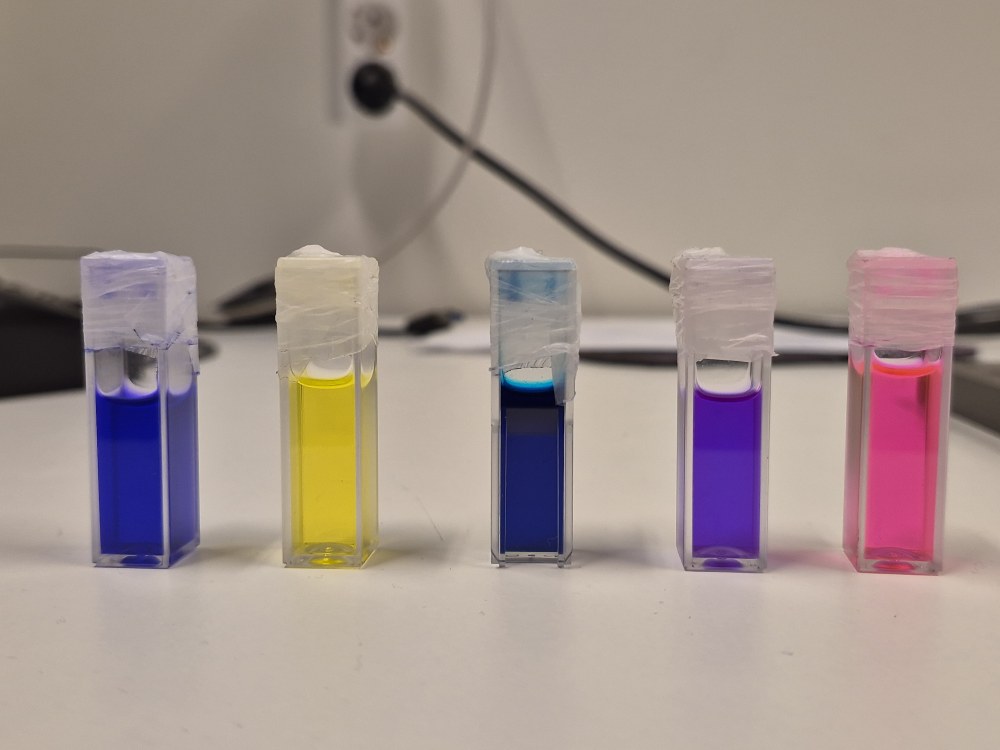
#> input picture photos/setup/20260930_195347.jpg, 4000 x 3000 px (shown at 1/4 size)
$ python fig_basic2025.py
#> lines starting #> are read from the running program, lines starting #| are printed output that depends on the picture; after the words box and inside, x2 and y2 are one past the last pixel; in counts of white or black regions, pixels touching at a corner belong together
"""SI figure: the 2025 mixed-dye set as used at Researchers' Night with the basic version (v1.0.0) of the code.
Columns: cuvette | projected spectrum on the screen (automatic exposure) | absorbance from the basic-version script run_spectra.m
(v1_as_used, run unchanged except for plotting; pixel axis, its own window baseline) | laboratory UV-vis spectrum (normalized).
Photos and UV-vis files: example_data of the basic record (10.5281/zenodo.23400260), to be copied to basic_example_data/;
cuvette photo photos/setup/20260930_195347.jpg. basic2025/v1_A.csv: absorbance saved by run_spectra.m (v1_as_used) run on those photos."""
import numpy as np, cv2, csv
from PIL import Image, ImageOps
import matplotlib; matplotlib.use('Agg'); import matplotlib.pyplot as plt
import os as _os; ROOT = _os.path.dirname(_os.path.dirname(_os.path.abspath(__file__))) + '/'
BASIC = ROOT + 'basic_example_data/'          # example_data folder of the basic record (10.5281/zenodo.23400260), copied here
CUV = ROOT + 'photos/setup/20260930_195347.jpg'
plt.rcParams.update({'font.family': 'DejaVu Sans', 'font.size': 7.5, 'axes.linewidth': 0.7, 'axes.spines.top': False, 'axes.spines.right': False})
COL = [(0.17, 0.31, 0.84), (0.83, 0.66, 0), (0.04, 0.16, 0.42), (0.48, 0.18, 0.82), (0.91, 0.25, 0.54)]   # colors of the basic version
NAMES = ['blue', 'yellow', 'dark blue', 'violet', 'pink']
FILES = ['01_reference_white', '02_sample1_a', '04_sample2', '05_sample3', '06_sample4', '07_sample5']
SHIFT = [(0, 0), (-78, -261), (-22, -51), (-31, 199), (0, -72), (20, 44)]     # (dy, dx) reported by run_spectra.m
BOX = (820, 2010, 1860, 2400)                                                  # crop on the reference photo (x0, y0, x1, y1)
POLY = [[(328, 1000), (792, 1000), (790, 2190), (770, 2265), (365, 2265), (345, 2190)],
        [(1105, 985), (1512, 985), (1508, 2190), (1490, 2262), (1130, 2262), (1112, 2190)],
        [(1945, 990), (2305, 990), (2300, 2185), (2285, 2252), (1965, 2252), (1950, 2185)],
        [(2705, 995), (3110, 995), (3105, 2215), (3085, 2292), (2740, 2292), (2718, 2215)],
        [(3400, 995), (3822, 995), (3818, 2225), (3795, 2302), (3430, 2302), (3410, 2225)]]

def cuvettes():
    img = np.asarray(ImageOps.exif_transpose(Image.open(CUV)).convert('RGB')).astype(float); out = []
    for poly in POLY:
        p = np.array(poly); x0, y0 = p.min(0) - 60; x1, y1 = p.max(0) + 60
        crop = img[y0:y1, x0:x1]; h, w = crop.shape[:2]
        m = np.zeros((h, w), np.uint8); cv2.fillPoly(m, [(p - [x0, y0]).astype(np.int32)], 255)
        bg = crop[cv2.dilate(m, np.ones((25, 25))) == 0]; c = np.clip(crop * (238.0 / np.median(bg, 0)), 0, 255)
        a = cv2.GaussianBlur(m.astype(float) / 255, (0, 0), 3)[..., None]; comp = c * a + 255 * (1 - a)
        ys, xs = np.nonzero(m); out.append(comp[ys.min():ys.max() + 1, xs.min() - 2:xs.max() + 3].astype(np.uint8))
#> this loop made 5 passes
#> pass 1, in cuvettes, `crop = img[y0:y1, x0:x1]`:
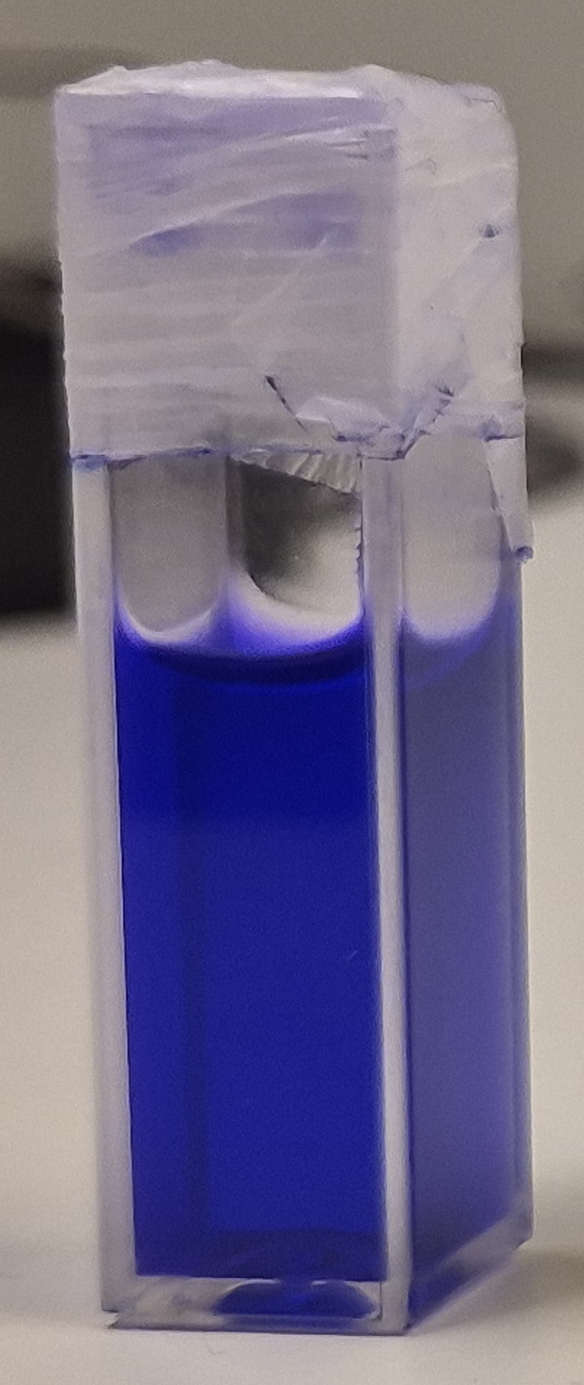
#> crop: shape (1385, 584, 3) float64; mean R, G, B 116.9, 109.7, 137.9
#> pass 1, in cuvettes, `c = np.clip(crop * (238.0 / np.median(bg, 0)), 0, 255)`:
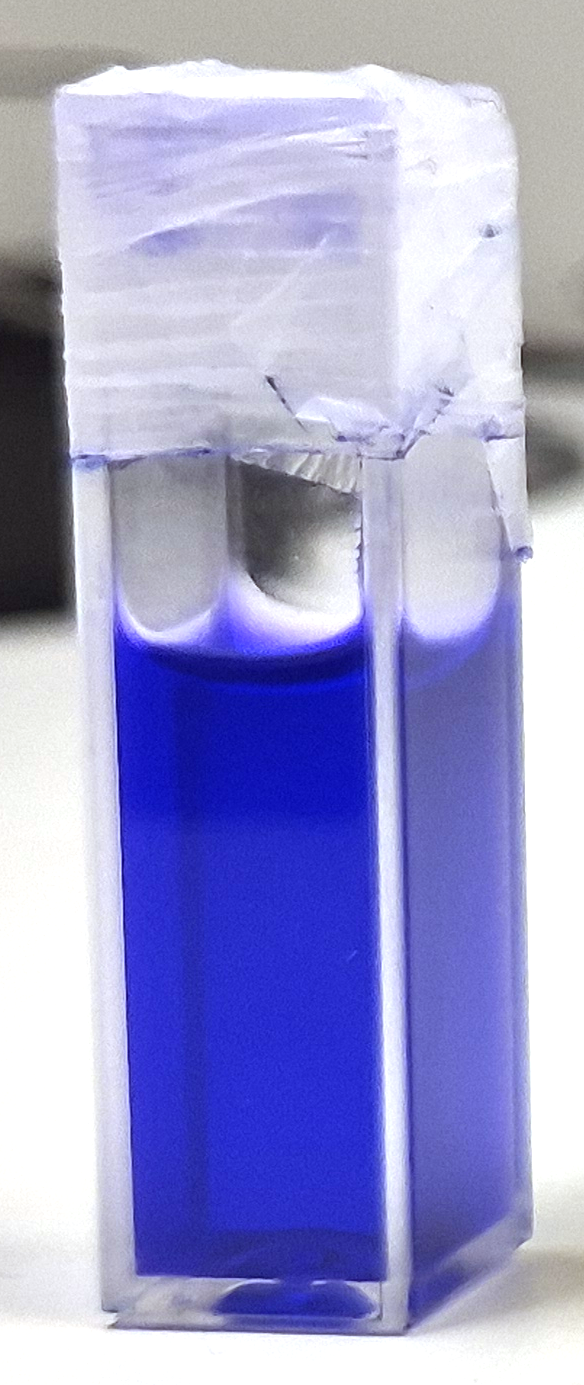
#> c: shape (1385, 584, 3) float64; mean R, G, B 158.5, 158.5, 206.6
#> pass 1, in cuvettes, `a = cv2.GaussianBlur(m.astype(float) / 255, (0, 0), 3)[..., None]`:
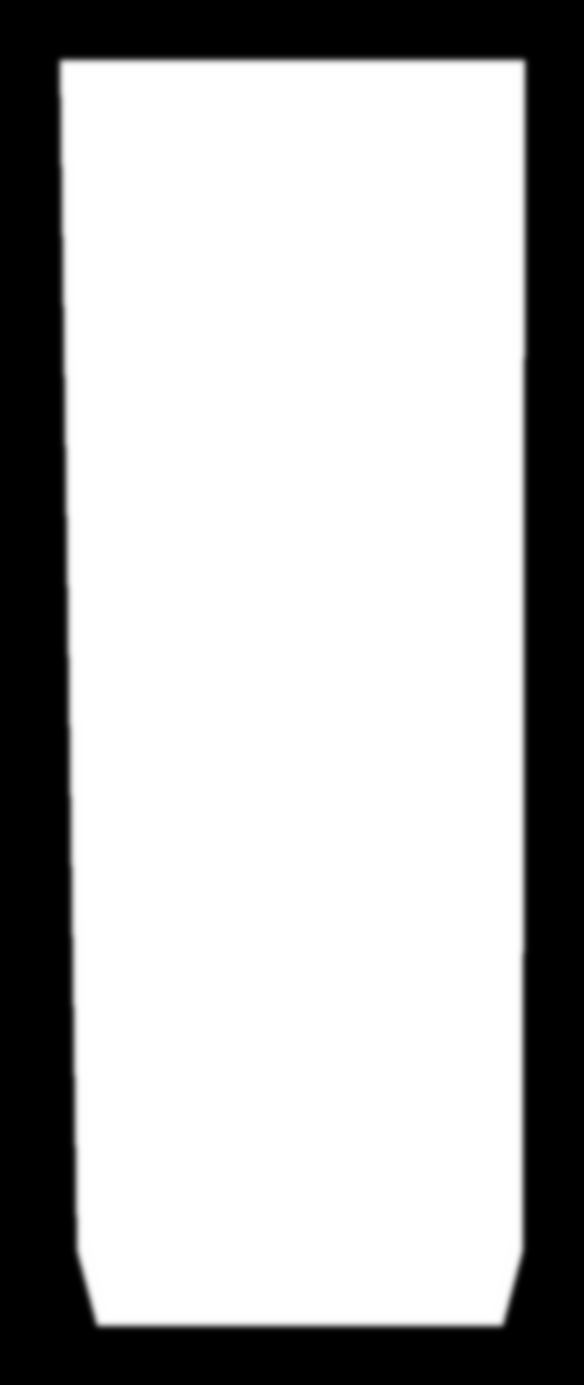
#> a: shape (1385, 584, 1) float64; min 0, max 1, mean 0.71
#> pass 1, in cuvettes, `comp = c * a + 255 * (1 - a)`:
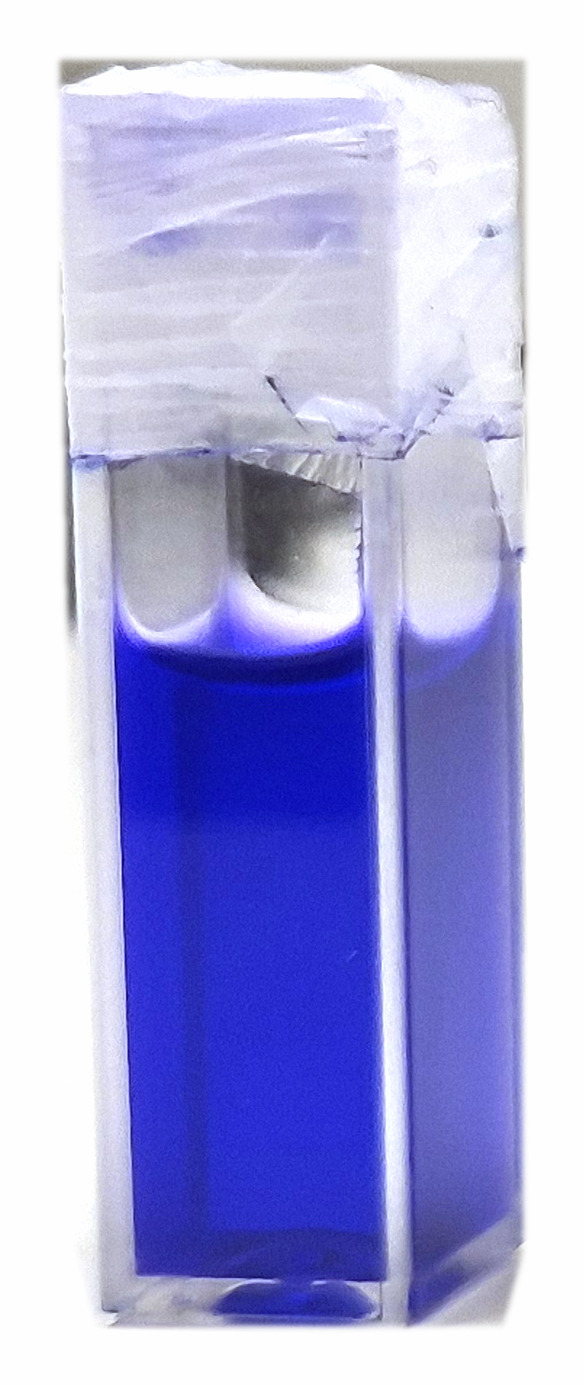
#> comp: shape (1385, 584, 3) float64; mean R, G, B 173.9, 174.2, 222.5; drawn with min black and max white
#> after the loop:
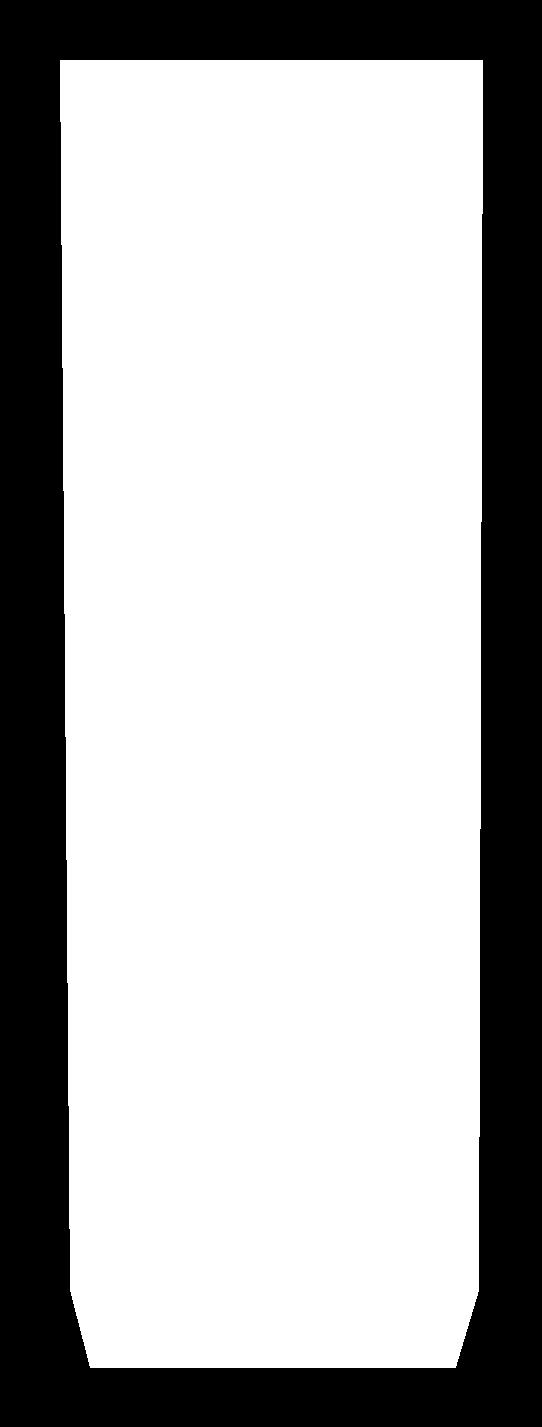
#> m: shape (1427, 542); 70.1% white; 1 black region, box (x1, y1, x2, y2) and area: (0, 0, 542, 1427) 231522
#> after the loop, out = 5 items
    return out

def screen(k):
    im = ImageOps.exif_transpose(Image.open(BASIC + 'photos/' + FILES[k] + '.jpg')).convert('RGB')
    dy, dx = SHIFT[k]; x0, y0, x1, y1 = BOX
    return np.asarray(im.crop((x0 + dx, y0 + dy, x1 + dx, y1 + dy)))     # follow the spectrum as the script did

def lab(k):
    rows = list(csv.reader(open(BASIC + f'uvvis/sample{k}.csv', encoding='utf-8')))[1:]
    w, a = np.array([[float(r[0]), float(r[1])] for r in rows]).T
    a = a - a[(w >= 750) & (w <= 800)].mean(); m = (w >= 400) & (w <= 700); return w[m], a[m] / a[m].max()

V = np.loadtxt(ROOT + 'analysis/basic2025/v1_A.csv', delimiter=','); x = V[:, 0]
T = cuvettes()
#> T = 5 items
fig = plt.figure(figsize=(7.2, 7.4))
gs = fig.add_gridspec(6, 4, width_ratios=[0.3, 1.45, 1.0, 1.0], hspace=0.55, wspace=0.22, left=0.0, right=0.985, top=0.93, bottom=0.07)
for r in range(6):
    a = fig.add_subplot(gs[r, 1]); a.imshow(screen(r)); a.set_xticks([]); a.set_yticks([])
#> (the run stopped early here; a loop or call above may not have finished)

$ run again, with photos/setup/20260930_172634.jpg copied over photos/setup/20260930_195347.jpg
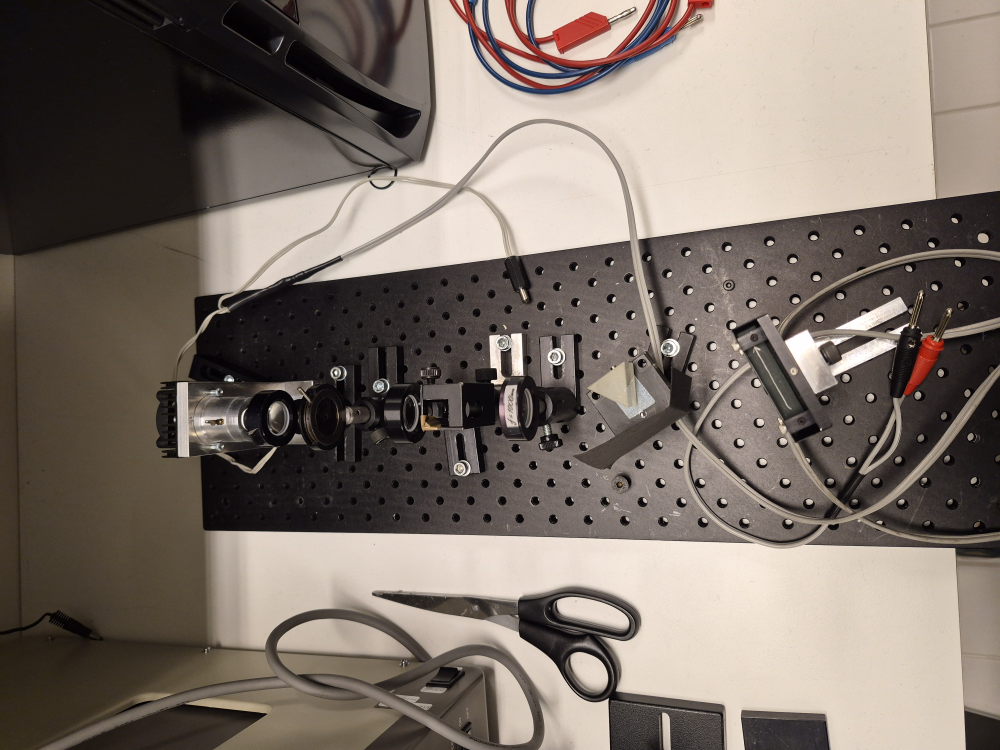
#> input picture photos/setup/20260930_172634.jpg, 4000 x 3000 px (shown at 1/4 size)
#> the loop in cuvettes, `for poly in POLY:` made 5 passes
#> pass 1, in cuvettes, `crop = img[y0:y1, x0:x1]`:
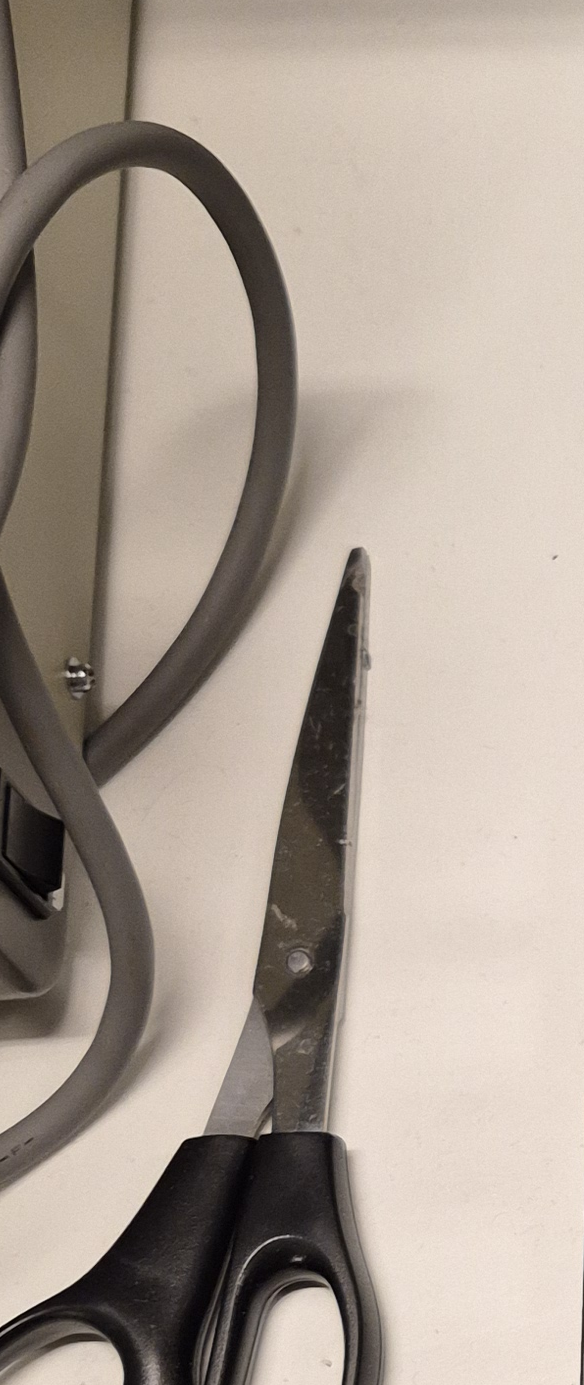
#> crop: shape (1385, 584, 3) float64; mean R, G, B 170.5, 158.3, 147.3
#> pass 1, in cuvettes, `comp = c * a + 255 * (1 - a)`:
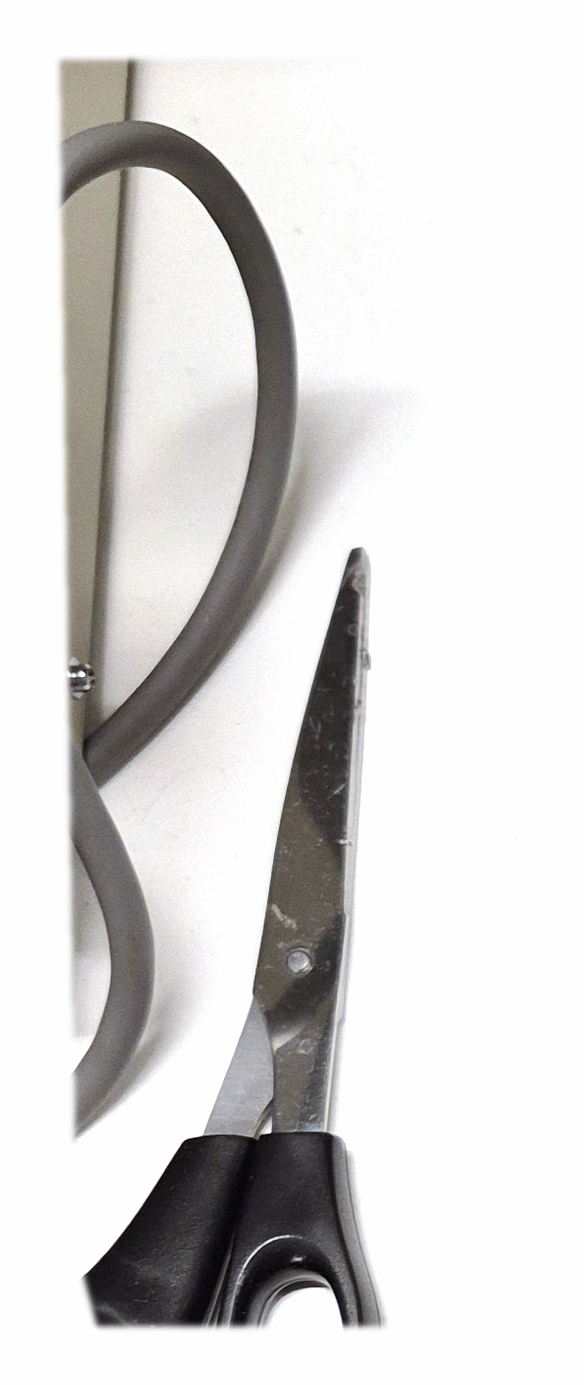
#> comp: shape (1385, 584, 3) float64; mean R, G, B 217.5, 216.3, 215.4; drawn with min black and max white
#> after the loop in cuvettes, `for poly in POLY:`: out = 4 items
